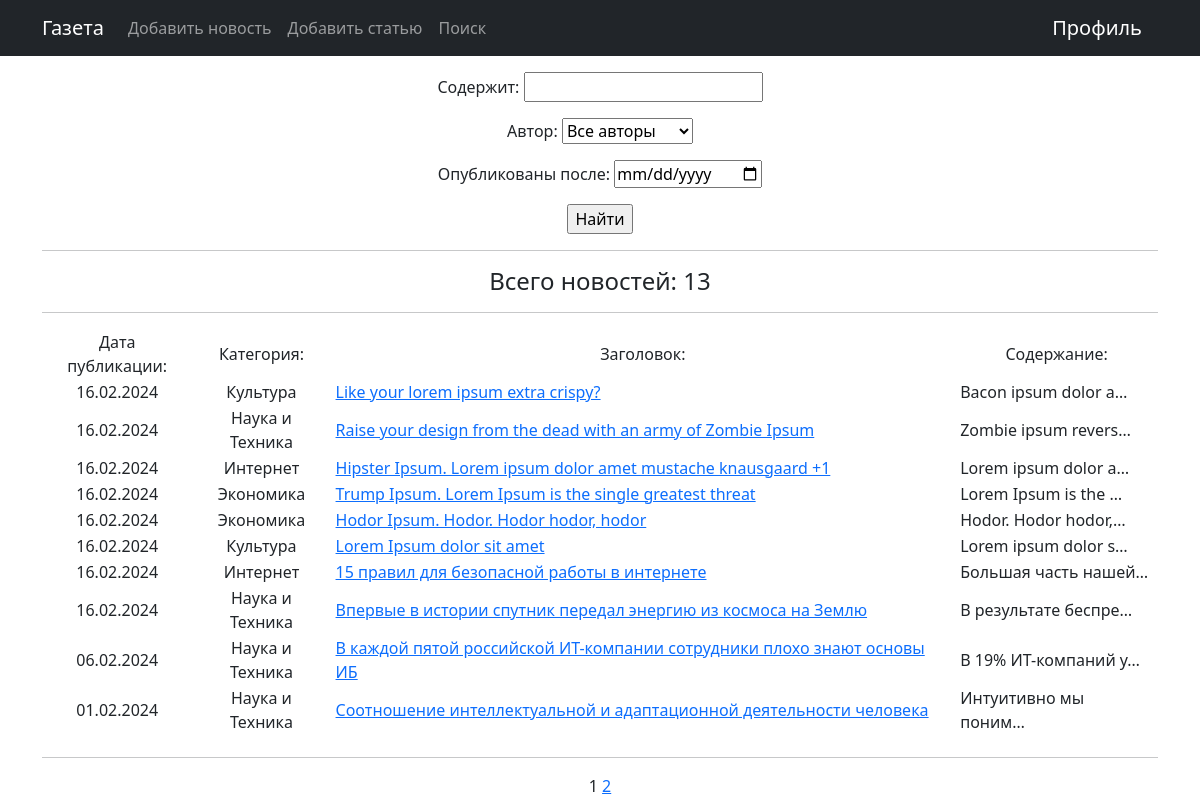
The app's page /news/search/ with its own data.
### news/models.py (models this page shows, shortened)
class Post(models.Model):
    articles = 'AR'
    news = 'NW'
    author = models.ForeignKey('Author', on_delete=models.CASCADE)
    type = models.CharField(max_length=2, choices=POST_TYPE, default=news)
    date_published = models.DateTimeField(auto_now_add=True)
    category = models.ManyToManyField('Category', through='PostCategory')
    title = models.CharField(max_length=64)
    text = models.TextField()
    rating = models.IntegerField(default=0)

class Category(models.Model):
    name = models.CharField(max_length=32, unique=True)

### news/views.py (the view)
# urls.py: path('search/', PostSearch.as_view(), name='search'),
class PostSearch(ListView):
    model = Post
    ordering = '-date_published'
    template_name = 'search.html'
    context_object_name = 'posts'
    paginate_by = 10
    def get_queryset(self):
        queryset = super().get_queryset()
        self.filterset = PostFilter(self.request.GET, queryset)
        return self.filterset.qs
    def get_context_data(self, **kwargs):
        context = super().get_context_data(**kwargs)
        context['filterset'] = self.filterset
        return context

### news/models.py (called while the page is built)
    def __str__(self):
        return self.user.username

### templates/search.html (shortened to what this page needs)
{% extends 'flatpages/default.html' %}
{% block content %}
    <p>
    <form action="" method="get">
        {{ filterset.form.as_p }}
        <input type="submit" value="Найти"/>
    </form>
    {% if posts %}
        <div style="text-align: center">
            <table style="display: inline-block">
                <hr>
                <h4>Всего новостей: {{ page_obj.paginator.count }}</h4>
                <hr>
                <tr>
                    <td style="padding-inline: 5px">Дата публикации:</td>
                    <td style="padding-inline: 5px">Категория:</td>
                    <td style="padding-inline: 5px">Заголовок:</td>
                    <td style="padding-inline: 5px">Содержание:</td>
                </tr>
                {% for post in posts %}
                    <tr>
                        <td style="padding-inline: 5px">{{ post.date_published|date:'d.m.Y' }}</td>
                        <td style="padding-inline: 5px">
                            {% for cat in post.category.all %}
                                {{ cat.name }}
                            {% endfor %}
                        </td>
                        <td style="text-align: left; padding-inline: 5px"><a href="{{ post.pk }}">{{ post.title }}</a>
                        </td>
                        <td style="text-align: left; padding-inline: 5px">{{ post.text|truncatechars:20 }}</td>
                    </tr>
                {% endfor %}
            </table>
            <hr>
        </div>
    {% else %}
        <h1>Ничего не нашлось :(</h1>
    {% endif %}
    {{ page_obj.number }}
    {% if page_obj.has_next %}
        <a href="?page={{ page_obj.next_page_number }}">{{ page_obj.next_page_number }}</a>
    {% endif %}
{% endblock content %}

### records on screen
Post: date_published "16.02.2024", title "Like your lorem ipsum extra crispy?", text "Bacon ipsum dolor a…"
Category: name "Культура"
Post: date_published "16.02.2024", title "Raise your design from the dead with an army of Zombie Ipsum", text "Zombie ipsum revers…"
Category: name "Наука и Техника"
Post: date_published "16.02.2024", title "Hipster Ipsum. Lorem ipsum dolor amet mustache knausgaard +1", text "Lorem ipsum dolor a…"
Category: name "Интернет"
Post: date_published "16.02.2024", title "Trump Ipsum. Lorem Ipsum is the single greatest threat", text "Lorem Ipsum is the …"
Category: name "Экономика"
Post: date_published "16.02.2024", title "Hodor Ipsum. Hodor. Hodor hodor, hodor", text "Hodor. Hodor hodor,…"
Post: date_published "16.02.2024", title "Lorem Ipsum dolor sit amet", text "Lorem ipsum dolor s…"
Post: date_published "16.02.2024", title "15 правил для безопасной работы в интернете", text "Большая часть нашей…"
Post: date_published "16.02.2024", title "Впервые в истории спутник передал энергию из космоса на Землю", text "В результате беспре…"
Post: date_published "06.02.2024", title "В каждой пятой российской ИТ-компании сотрудники плохо знают основы ИБ", text "В 19% ИТ-компаний у…"
Post: date_published "01.02.2024", title "Соотношение интеллектуальной и адаптационной деятельности человека", text "Интуитивно мы поним…"

### other values on screen
{{ page_obj.paginator.count }} "13"
{{ page_obj.number }} "1"
{{ page_obj.next_page_number }} "2"
